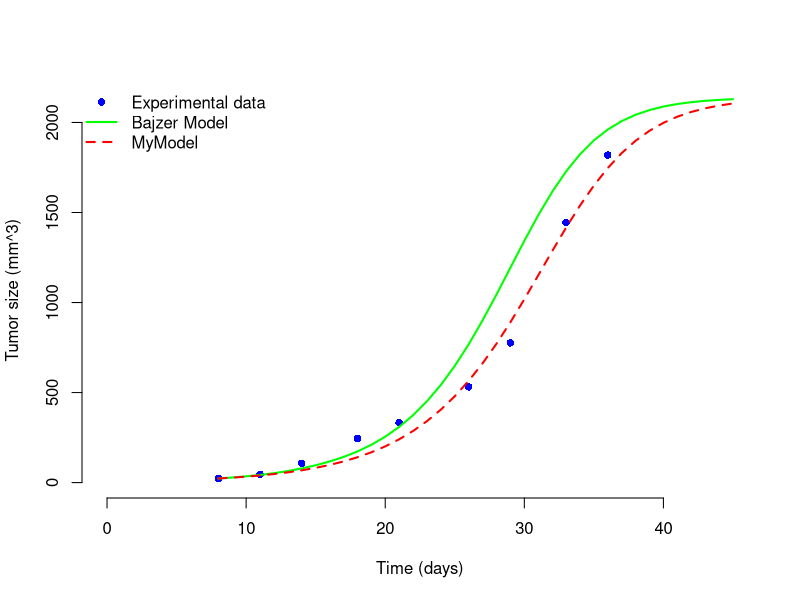

Here is the R script that generated this plot:
rm(list=ls())

###################################################################
###################################################################
## Projet
###################################################################
###################################################################

data.df <- read.csv("../Data/NIS-data.csv", header=TRUE)

TimeData <- data.df$x
TumorData <- data.df$y



Viro.model <- function(t, pop, param) {
  
  y <- pop[1]  # Uninfected Tumors
  x <- pop[2]  # Infected Tumors
  v <- pop[3]  # Virus
  
  K=param[1] #Carrying capacity of tumors (in 10 ^6 cells)
  r=param[2] #Effective growth rate of uninfected cells (day-1)
  delta=param[3] #Effective death rate constant of infected cells (day-1)
  
  rho=param[4] #Rate constant of cell fusion (per day per 10^6 cells)
  k=param[5] #Infection rate constant (per day per 106 cells or virions) of uninfected cells by free virus v(t)
  a=param[6] #Virus production rate constant by infected cells (virions per day per cell)
  w=param[7] #Rate constant of virus elimination (day-1)
  
  eps=param[8]
  
  #x,y,v the results 
  dy <- r*y*(1-((y+x)^eps/K^eps))-k*y*v-rho*x*y
  dx <- k*y*v - delta*x
  dv <- a*x - w*v - k*y*v
  

  
  res<-c(dy, dx, dv)
  
  list(res)
}


MyViro.model <- function(t, pop, param) {
  y <- pop[1]  # cellules tumorales non infectées
  x <- pop[2]  # cellules tumorales infectées
  s <- pop[3]
  v <- pop[4]  # particules virales
  
  
  K     <- param[1]
  r     <- param[2]
  delta <- param[3]
  rho   <- param[4]
  k     <- param[5]
  a     <- param[6]
  w     <- param[7]
  eps   <- param[8]
  gamma <- param[9]  # death of syncytia
  l    <- param[10]  # release of virus
  
  dy <- r * y * (1 - ((y + x + s)^eps / K^eps)) - rho* x * y -k*y*v
  
  dx <- k*y*v  - delta*x - rho* x * y
  
  ds <- 2*rho*x*y - gamma*s
  
  dv <- a*x - w*v - k*y*v + l*gamma*s
  
  res<-c(dy, dx, ds, dv)
  
  list(res)
}

##############################
### main
##############################

require(deSolve)

Tmax = 45
dt = 1

y0=TumorData[1]
x0=0
s0=0
v0=0

#Estimated param
event.dat <- data.frame(var   = c("v"),
                        time  = 14,
                        value = 2,
                        method = "replace")

Time=seq(from=TimeData[1],to=Tmax,by=dt)

Init.cond <- c(y = y0, x = x0, v = v0)
param=c(2139.258,0.2062134,1.119, 0.141, 0.000591, 0.9, 0.3 ,1.648773)
Init_mymodel.cond <- c(y = y0, x = x0,  s = s0, v = v0)
param_mymodel=c(2139.258, 0.1820776, 1.0143859, 0.2220311, 0.0001,  0.8996148,  0.2717003, 1.648773, 1.0338861, 0.1848987)

# Execute
result <- lsoda(Init.cond, Time, Viro.model, param, events = list(data = event.dat))
result_mymodel <- lsoda(Init_mymodel.cond, Time, MyViro.model, param_mymodel, events = list(data = event.dat))

colnames(result) <- c("Time", "y", "x", "v")
colnames(result_mymodel) <- c("Time", "y", "x", "s", "v")

##############################################################################
# Plot
##############################################################################
plot(TimeData, TumorData, pch=16, col="blue",
     xlab="Time (days)", ylab="Tumor size (mm^3)", bty="n",
     xlim = c(0, Tmax),ylim=c(0, 2139.258))

lines(result[,"Time"], result[,"y"] + result[,"x"], col="green", lwd=2)
lines(result_mymodel[,"Time"], result_mymodel[,"y"] + result_mymodel[,"x"] + result_mymodel[,"s"], col="red", lwd=2, lty=2)

legend("topleft", legend=c("Experimental data", "Bajzer Model", "MyModel"),
       col=c("blue", "green", "red"),
       pch=c(16, NA, NA), lty=c(NA, 1, 2), lwd=c(NA, 2, 2), bty="n")
